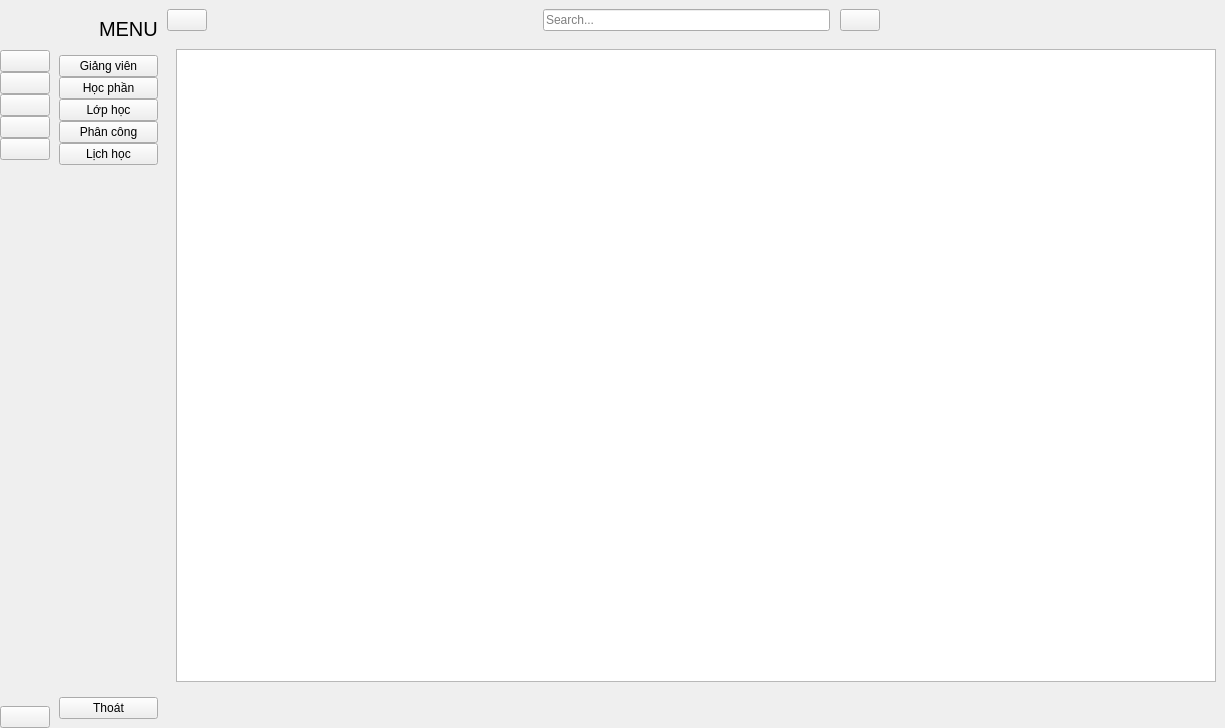
<?xml version="1.0" encoding="UTF-8"?>
<ui version="4.0">
 <class>MainWindow</class>
 <widget class="QMainWindow" name="MainWindow">
  <property name="geometry">
   <rect>
    <x>0</x>
    <y>0</y>
    <width>1225</width>
    <height>728</height>
   </rect>
  </property>
  <property name="windowTitle">
   <string>MainWindow</string>
  </property>
  <widget class="QWidget" name="centralwidget">
   <layout class="QGridLayout" name="gridLayout">
    <property name="leftMargin">
     <number>0</number>
    </property>
    <property name="topMargin">
     <number>0</number>
    </property>
    <property name="rightMargin">
     <number>0</number>
    </property>
    <property name="bottomMargin">
     <number>0</number>
    </property>
    <property name="spacing">
     <number>0</number>
    </property>
    <item row="0" column="0">
     <widget class="QWidget" name="icon_only_widget" native="true">
      <layout class="QVBoxLayout" name="verticalLayout_3">
       <property name="spacing">
        <number>0</number>
       </property>
       <property name="leftMargin">
        <number>0</number>
       </property>
       <property name="topMargin">
        <number>0</number>
       </property>
       <property name="rightMargin">
        <number>0</number>
       </property>
       <property name="bottomMargin">
        <number>0</number>
       </property>
       <item>
        <layout class="QHBoxLayout" name="horizontalLayout_3">
         <item>
          <widget class="QLabel" name="logo_label_1">
           <property name="minimumSize">
            <size>
             <width>50</width>
             <height>50</height>
            </size>
           </property>
           <property name="maximumSize">
            <size>
             <width>50</width>
             <height>50</height>
            </size>
           </property>
           <property name="text">
            <string/>
           </property>
           <property name="pixmap">
            <pixmap resource="../QLGV/nam/resual.qrc">:/icon/logo.jpg</pixmap>
           </property>
           <property name="scaledContents">
            <bool>true</bool>
           </property>
          </widget>
         </item>
        </layout>
       </item>
       <item>
        <layout class="QVBoxLayout" name="verticalLayout">
         <property name="spacing">
          <number>0</number>
         </property>
         <item>
          <widget class="QPushButton" name="giangvien_btn1">
           <property name="text">
            <string/>
           </property>
           <property name="icon">
            <iconset resource="../QLGV/nam/resual.qrc">
             <normaloff>:/icon/mu.png</normaloff>
             <normalon>:/icon/mu.png</normalon>:/icon/mu.png</iconset>
           </property>
           <property name="iconSize">
            <size>
             <width>20</width>
             <height>20</height>
            </size>
           </property>
           <property name="checkable">
            <bool>true</bool>
           </property>
           <property name="autoExclusive">
            <bool>true</bool>
           </property>
          </widget>
         </item>
         <item>
          <widget class="QPushButton" name="hocphan_btn1">
           <property name="text">
            <string/>
           </property>
           <property name="icon">
            <iconset resource="../QLGV/nam/resual.qrc">
             <normaloff>:/icon/laptop.png</normaloff>
             <normalon>:/icon/laptop.png</normalon>:/icon/laptop.png</iconset>
           </property>
           <property name="iconSize">
            <size>
             <width>20</width>
             <height>20</height>
            </size>
           </property>
           <property name="checkable">
            <bool>true</bool>
           </property>
           <property name="autoExclusive">
            <bool>true</bool>
           </property>
          </widget>
         </item>
         <item>
          <widget class="QPushButton" name="lophoc_btn1">
           <property name="text">
            <string/>
           </property>
           <property name="icon">
            <iconset resource="../QLGV/nam/resual.qrc">
             <normaloff>:/icon/phanconggiangday.png</normaloff>
             <normalon>:/icon/phanconggiangday.png</normalon>:/icon/phanconggiangday.png</iconset>
           </property>
           <property name="iconSize">
            <size>
             <width>20</width>
             <height>20</height>
            </size>
           </property>
           <property name="checkable">
            <bool>true</bool>
           </property>
           <property name="autoExclusive">
            <bool>true</bool>
           </property>
          </widget>
         </item>
         <item>
          <widget class="QPushButton" name="phancong_btn1">
           <property name="text">
            <string/>
           </property>
           <property name="icon">
            <iconset resource="../QLGV/nam/resual.qrc">
             <normaloff>:/icon/amduong.png</normaloff>
             <normalon>:/icon/amduong.png</normalon>:/icon/amduong.png</iconset>
           </property>
           <property name="iconSize">
            <size>
             <width>20</width>
             <height>20</height>
            </size>
           </property>
           <property name="checkable">
            <bool>true</bool>
           </property>
           <property name="autoExclusive">
            <bool>true</bool>
           </property>
          </widget>
         </item>
         <item>
          <widget class="QPushButton" name="lichhoc_btn1">
           <property name="text">
            <string/>
           </property>
           <property name="icon">
            <iconset resource="../QLGV/nam/resual.qrc">
             <normaloff>:/icon/lich.png</normaloff>
             <normalon>:/icon/lich.png</normalon>:/icon/lich.png</iconset>
           </property>
           <property name="iconSize">
            <size>
             <width>20</width>
             <height>20</height>
            </size>
           </property>
           <property name="checkable">
            <bool>true</bool>
           </property>
           <property name="autoExclusive">
            <bool>true</bool>
           </property>
          </widget>
         </item>
        </layout>
       </item>
       <item>
        <spacer name="verticalSpacer">
         <property name="orientation">
          <enum>Qt::Vertical</enum>
         </property>
         <property name="sizeHint" stdset="0">
          <size>
           <width>20</width>
           <height>375</height>
          </size>
         </property>
        </spacer>
       </item>
       <item>
        <widget class="QPushButton" name="exit_btn_1">
         <property name="text">
          <string/>
         </property>
         <property name="icon">
          <iconset resource="../QLGV/nam/resual.qrc">
           <normaloff>:/icon/exit.png</normaloff>
           <normalon>:/icon/exit.png</normalon>:/icon/exit.png</iconset>
         </property>
         <property name="iconSize">
          <size>
           <width>20</width>
           <height>20</height>
          </size>
         </property>
        </widget>
       </item>
      </layout>
     </widget>
    </item>
    <item row="0" column="1">
     <widget class="QWidget" name="full_menu_widget" native="true">
      <layout class="QVBoxLayout" name="verticalLayout_4">
       <item>
        <layout class="QHBoxLayout" name="horizontalLayout_2">
         <property name="spacing">
          <number>0</number>
         </property>
         <item>
          <widget class="QLabel" name="logo_label_2">
           <property name="minimumSize">
            <size>
             <width>40</width>
             <height>40</height>
            </size>
           </property>
           <property name="maximumSize">
            <size>
             <width>40</width>
             <height>40</height>
            </size>
           </property>
           <property name="text">
            <string/>
           </property>
           <property name="pixmap">
            <pixmap resource="../QLGV/nam/resual.qrc">:/icon/logo.jpg</pixmap>
           </property>
           <property name="scaledContents">
            <bool>true</bool>
           </property>
          </widget>
         </item>
         <item>
          <widget class="QLabel" name="logo_label_3">
           <property name="font">
            <font>
             <pointsize>15</pointsize>
            </font>
           </property>
           <property name="text">
            <string>MENU</string>
           </property>
          </widget>
         </item>
        </layout>
       </item>
       <item>
        <layout class="QVBoxLayout" name="verticalLayout_2">
         <property name="spacing">
          <number>0</number>
         </property>
         <item>
          <widget class="QPushButton" name="giangvien_btn2">
           <property name="text">
            <string>Giảng viên</string>
           </property>
           <property name="icon">
            <iconset>
             <normaloff>:/icon/icon/home-4-32.ico</normaloff>
             <normalon>:/icon/icon/home-4-48.ico</normalon>:/icon/icon/home-4-32.ico</iconset>
           </property>
           <property name="iconSize">
            <size>
             <width>14</width>
             <height>14</height>
            </size>
           </property>
           <property name="checkable">
            <bool>true</bool>
           </property>
           <property name="autoExclusive">
            <bool>true</bool>
           </property>
          </widget>
         </item>
         <item>
          <widget class="QPushButton" name="hocphan_btn2">
           <property name="text">
            <string>Học phần</string>
           </property>
           <property name="icon">
            <iconset>
             <normaloff>:/icon/icon/dashboard-5-32.ico</normaloff>
             <normalon>:/icon/icon/dashboard-5-48.ico</normalon>:/icon/icon/dashboard-5-32.ico</iconset>
           </property>
           <property name="iconSize">
            <size>
             <width>14</width>
             <height>14</height>
            </size>
           </property>
           <property name="checkable">
            <bool>true</bool>
           </property>
           <property name="autoExclusive">
            <bool>true</bool>
           </property>
          </widget>
         </item>
         <item>
          <widget class="QPushButton" name="lophoc_btn2">
           <property name="text">
            <string>Lớp học</string>
           </property>
           <property name="icon">
            <iconset>
             <normaloff>:/icon/icon/activity-feed-32.ico</normaloff>
             <normalon>:/icon/icon/activity-feed-48.ico</normalon>:/icon/icon/activity-feed-32.ico</iconset>
           </property>
           <property name="iconSize">
            <size>
             <width>14</width>
             <height>14</height>
            </size>
           </property>
           <property name="checkable">
            <bool>true</bool>
           </property>
           <property name="autoExclusive">
            <bool>true</bool>
           </property>
          </widget>
         </item>
         <item>
          <widget class="QPushButton" name="phancong_btn2">
           <property name="text">
            <string>Phân công</string>
           </property>
           <property name="icon">
            <iconset>
             <normaloff>:/icon/icon/product-32.ico</normaloff>
             <normalon>:/icon/icon/product-48.ico</normalon>:/icon/icon/product-32.ico</iconset>
           </property>
           <property name="iconSize">
            <size>
             <width>14</width>
             <height>14</height>
            </size>
           </property>
           <property name="checkable">
            <bool>true</bool>
           </property>
           <property name="autoExclusive">
            <bool>true</bool>
           </property>
          </widget>
         </item>
         <item>
          <widget class="QPushButton" name="lichhoc_btn2">
           <property name="text">
            <string>Lịch học</string>
           </property>
           <property name="icon">
            <iconset>
             <normaloff>:/icon/icon/group-32.ico</normaloff>
             <normalon>:/icon/icon/group-48.ico</normalon>:/icon/icon/group-32.ico</iconset>
           </property>
           <property name="iconSize">
            <size>
             <width>14</width>
             <height>14</height>
            </size>
           </property>
           <property name="checkable">
            <bool>true</bool>
           </property>
           <property name="autoExclusive">
            <bool>true</bool>
           </property>
          </widget>
         </item>
        </layout>
       </item>
       <item>
        <spacer name="verticalSpacer_2">
         <property name="orientation">
          <enum>Qt::Vertical</enum>
         </property>
         <property name="sizeHint" stdset="0">
          <size>
           <width>20</width>
           <height>373</height>
          </size>
         </property>
        </spacer>
       </item>
       <item>
        <widget class="QPushButton" name="exit_btn_2">
         <property name="text">
          <string>Thoát</string>
         </property>
         <property name="icon">
          <iconset resource="../QLGV/nam/resual.qrc">
           <normaloff>:/icon/exit.png</normaloff>
           <normalon>:/icon/exit.png</normalon>:/icon/exit.png</iconset>
         </property>
         <property name="iconSize">
          <size>
           <width>14</width>
           <height>14</height>
          </size>
         </property>
        </widget>
       </item>
      </layout>
     </widget>
    </item>
    <item row="0" column="2">
     <widget class="QWidget" name="widget_3" native="true">
      <layout class="QVBoxLayout" name="verticalLayout_5">
       <property name="spacing">
        <number>0</number>
       </property>
       <property name="leftMargin">
        <number>0</number>
       </property>
       <property name="topMargin">
        <number>0</number>
       </property>
       <property name="rightMargin">
        <number>0</number>
       </property>
       <property name="bottomMargin">
        <number>0</number>
       </property>
       <item>
        <widget class="QWidget" name="widget" native="true">
         <property name="minimumSize">
          <size>
           <width>0</width>
           <height>40</height>
          </size>
         </property>
         <layout class="QHBoxLayout" name="horizontalLayout_4">
          <property name="spacing">
           <number>0</number>
          </property>
          <property name="leftMargin">
           <number>0</number>
          </property>
          <property name="topMargin">
           <number>0</number>
          </property>
          <property name="rightMargin">
           <number>9</number>
          </property>
          <property name="bottomMargin">
           <number>0</number>
          </property>
          <item>
           <widget class="QPushButton" name="menu_btn">
            <property name="text">
             <string/>
            </property>
            <property name="icon">
             <iconset resource="../QLGV/nam/resual.qrc">
              <normaloff>:/icon/menu.png</normaloff>
              <normalon>:/icon/menu.png</normalon>:/icon/menu.png</iconset>
            </property>
            <property name="iconSize">
             <size>
              <width>14</width>
              <height>14</height>
             </size>
            </property>
            <property name="checkable">
             <bool>true</bool>
            </property>
           </widget>
          </item>
          <item>
           <spacer name="horizontalSpacer">
            <property name="orientation">
             <enum>Qt::Horizontal</enum>
            </property>
            <property name="sizeHint" stdset="0">
             <size>
              <width>236</width>
              <height>20</height>
             </size>
            </property>
           </spacer>
          </item>
          <item>
           <layout class="QHBoxLayout" name="horizontalLayout">
            <property name="spacing">
             <number>10</number>
            </property>
            <item>
             <widget class="QLineEdit" name="search_input">
              <property name="placeholderText">
               <string>Search...</string>
              </property>
             </widget>
            </item>
            <item>
             <widget class="QPushButton" name="search_btn">
              <property name="text">
               <string/>
              </property>
              <property name="icon">
               <iconset resource="../QLGV/nam/resual.qrc">
                <normaloff>:/icon/timkiem.png</normaloff>
                <normalon>:/icon/timkiem.png</normalon>:/icon/timkiem.png</iconset>
              </property>
             </widget>
            </item>
           </layout>
          </item>
          <item>
           <spacer name="horizontalSpacer_2">
            <property name="orientation">
             <enum>Qt::Horizontal</enum>
            </property>
            <property name="sizeHint" stdset="0">
             <size>
              <width>236</width>
              <height>20</height>
             </size>
            </property>
           </spacer>
          </item>
         </layout>
        </widget>
       </item>
       <item>
        <widget class="QStackedWidget" name="stackedWidget">
         <property name="currentIndex">
          <number>1</number>
         </property>
         <widget class="QWidget" name="home">
          <layout class="QGridLayout" name="gridLayout_2">
           <item row="0" column="0">
            <widget class="QLabel" name="label_4">
             <property name="font">
              <font>
               <pointsize>20</pointsize>
              </font>
             </property>
             <property name="text">
              <string>xin chào bạn </string>
             </property>
             <property name="alignment">
              <set>Qt::AlignCenter</set>
             </property>
            </widget>
           </item>
          </layout>
         </widget>
         <widget class="QWidget" name="hocphan">
          <layout class="QGridLayout" name="gridLayout_3">
           <item row="1" column="0">
            <widget class="QLabel" name="label_5">
             <property name="font">
              <font>
               <pointsize>20</pointsize>
              </font>
             </property>
             <property name="text">
              <string/>
             </property>
             <property name="alignment">
              <set>Qt::AlignCenter</set>
             </property>
            </widget>
           </item>
           <item row="0" column="0">
            <widget class="QTableView" name="tableView"/>
           </item>
          </layout>
         </widget>
         <widget class="QWidget" name="lophoc">
          <layout class="QGridLayout" name="gridLayout_4">
           <item row="0" column="0">
            <widget class="QLabel" name="label_6">
             <property name="font">
              <font>
               <pointsize>20</pointsize>
              </font>
             </property>
             <property name="text">
              <string>Orders Page</string>
             </property>
             <property name="alignment">
              <set>Qt::AlignCenter</set>
             </property>
            </widget>
           </item>
          </layout>
         </widget>
         <widget class="QWidget" name="phancong">
          <layout class="QGridLayout" name="gridLayout_5">
           <item row="0" column="0">
            <widget class="QLabel" name="label_7">
             <property name="font">
              <font>
               <pointsize>20</pointsize>
              </font>
             </property>
             <property name="text">
              <string>Product Page</string>
             </property>
             <property name="alignment">
              <set>Qt::AlignCenter</set>
             </property>
            </widget>
           </item>
          </layout>
         </widget>
         <widget class="QWidget" name="lichhoc">
          <layout class="QGridLayout" name="gridLayout_6">
           <item row="0" column="0">
            <widget class="QLabel" name="label_8">
             <property name="font">
              <font>
               <pointsize>20</pointsize>
              </font>
             </property>
             <property name="text">
              <string>Customers Page</string>
             </property>
             <property name="alignment">
              <set>Qt::AlignCenter</set>
             </property>
            </widget>
           </item>
          </layout>
         </widget>
         <widget class="QWidget" name="giangvien">
          <layout class="QGridLayout" name="gridLayout_7">
           <item row="0" column="0">
            <widget class="QStackedWidget" name="stackedWidget_2">
             <property name="currentIndex">
              <number>0</number>
             </property>
             <widget class="QWidget" name="page_8">
              <widget class="QTableWidget" name="tableWidget">
               <property name="geometry">
                <rect>
                 <x>0</x>
                 <y>0</y>
                 <width>1021</width>
                 <height>621</height>
                </rect>
               </property>
               <column>
                <property name="text">
                 <string>Tên</string>
                </property>
               </column>
               <column>
                <property name="text">
                 <string>Ngày sinh</string>
                </property>
               </column>
               <column>
                <property name="text">
                 <string>Địa chỉ </string>
                </property>
               </column>
               <column>
                <property name="text">
                 <string>Email</string>
                </property>
               </column>
               <column>
                <property name="text">
                 <string>Số điện thoại</string>
                </property>
               </column>
               <column>
                <property name="text">
                 <string>Chức vụ</string>
                </property>
               </column>
               <column>
                <property name="text">
                 <string>Bộ môn</string>
                </property>
               </column>
              </widget>
             </widget>
            </widget>
           </item>
           <item row="2" column="0">
            <widget class="QWidget" name="widget_2" native="true"/>
           </item>
           <item row="1" column="0">
            <widget class="QPushButton" name="btn_xuat">
             <property name="font">
              <font>
               <pointsize>11</pointsize>
              </font>
             </property>
             <property name="text">
              <string>Xuất file excel</string>
             </property>
            </widget>
           </item>
          </layout>
         </widget>
         <widget class="QWidget" name="page_7">
          <layout class="QGridLayout" name="gridLayout_8">
           <item row="0" column="0">
            <widget class="QLabel" name="label_10">
             <property name="font">
              <font>
               <pointsize>20</pointsize>
              </font>
             </property>
             <property name="text">
              <string>User Page</string>
             </property>
             <property name="alignment">
              <set>Qt::AlignCenter</set>
             </property>
            </widget>
           </item>
          </layout>
         </widget>
        </widget>
       </item>
      </layout>
     </widget>
    </item>
   </layout>
  </widget>
 </widget>
 <resources>
  <include location="../QLGV/nam/resual.qrc"/>
 </resources>
 <connections>
  <connection>
   <sender>menu_btn</sender>
   <signal>toggled(bool)</signal>
   <receiver>icon_only_widget</receiver>
   <slot>setVisible(bool)</slot>
   <hints>
    <hint type="sourcelabel">
     <x>197</x>
     <y>23</y>
    </hint>
    <hint type="destinationlabel">
     <x>50</x>
     <y>362</y>
    </hint>
   </hints>
  </connection>
  <connection>
   <sender>menu_btn</sender>
   <signal>toggled(bool)</signal>
   <receiver>full_menu_widget</receiver>
   <slot>setHidden(bool)</slot>
   <hints>
    <hint type="sourcelabel">
     <x>188</x>
     <y>25</y>
    </hint>
    <hint type="destinationlabel">
     <x>173</x>
     <y>257</y>
    </hint>
   </hints>
  </connection>
  <connection>
   <sender>giangvien_btn1</sender>
   <signal>toggled(bool)</signal>
   <receiver>giangvien_btn2</receiver>
   <slot>setChecked(bool)</slot>
   <hints>
    <hint type="sourcelabel">
     <x>27</x>
     <y>69</y>
    </hint>
    <hint type="destinationlabel">
     <x>72</x>
     <y>76</y>
    </hint>
   </hints>
  </connection>
  <connection>
   <sender>hocphan_btn1</sender>
   <signal>toggled(bool)</signal>
   <receiver>hocphan_btn2</receiver>
   <slot>setChecked(bool)</slot>
   <hints>
    <hint type="sourcelabel">
     <x>33</x>
     <y>100</y>
    </hint>
    <hint type="destinationlabel">
     <x>67</x>
     <y>99</y>
    </hint>
   </hints>
  </connection>
  <connection>
   <sender>lophoc_btn1</sender>
   <signal>toggled(bool)</signal>
   <receiver>lophoc_btn2</receiver>
   <slot>setChecked(bool)</slot>
   <hints>
    <hint type="sourcelabel">
     <x>33</x>
     <y>123</y>
    </hint>
    <hint type="destinationlabel">
     <x>69</x>
     <y>125</y>
    </hint>
   </hints>
  </connection>
  <connection>
   <sender>phancong_btn1</sender>
   <signal>toggled(bool)</signal>
   <receiver>phancong_btn2</receiver>
   <slot>setChecked(bool)</slot>
   <hints>
    <hint type="sourcelabel">
     <x>24</x>
     <y>148</y>
    </hint>
    <hint type="destinationlabel">
     <x>72</x>
     <y>148</y>
    </hint>
   </hints>
  </connection>
  <connection>
   <sender>lichhoc_btn1</sender>
   <signal>toggled(bool)</signal>
   <receiver>lichhoc_btn2</receiver>
   <slot>setChecked(bool)</slot>
   <hints>
    <hint type="sourcelabel">
     <x>33</x>
     <y>177</y>
    </hint>
    <hint type="destinationlabel">
     <x>67</x>
     <y>172</y>
    </hint>
   </hints>
  </connection>
  <connection>
   <sender>giangvien_btn2</sender>
   <signal>toggled(bool)</signal>
   <receiver>giangvien_btn1</receiver>
   <slot>setChecked(bool)</slot>
   <hints>
    <hint type="sourcelabel">
     <x>70</x>
     <y>63</y>
    </hint>
    <hint type="destinationlabel">
     <x>41</x>
     <y>60</y>
    </hint>
   </hints>
  </connection>
  <connection>
   <sender>hocphan_btn2</sender>
   <signal>toggled(bool)</signal>
   <receiver>hocphan_btn1</receiver>
   <slot>setChecked(bool)</slot>
   <hints>
    <hint type="sourcelabel">
     <x>160</x>
     <y>99</y>
    </hint>
    <hint type="destinationlabel">
     <x>26</x>
     <y>90</y>
    </hint>
   </hints>
  </connection>
  <connection>
   <sender>lophoc_btn2</sender>
   <signal>toggled(bool)</signal>
   <receiver>lophoc_btn1</receiver>
   <slot>setChecked(bool)</slot>
   <hints>
    <hint type="sourcelabel">
     <x>143</x>
     <y>112</y>
    </hint>
    <hint type="destinationlabel">
     <x>39</x>
     <y>114</y>
    </hint>
   </hints>
  </connection>
  <connection>
   <sender>phancong_btn2</sender>
   <signal>toggled(bool)</signal>
   <receiver>phancong_btn1</receiver>
   <slot>setChecked(bool)</slot>
   <hints>
    <hint type="sourcelabel">
     <x>162</x>
     <y>142</y>
    </hint>
    <hint type="destinationlabel">
     <x>43</x>
     <y>144</y>
    </hint>
   </hints>
  </connection>
  <connection>
   <sender>lichhoc_btn2</sender>
   <signal>toggled(bool)</signal>
   <receiver>lichhoc_btn1</receiver>
   <slot>setChecked(bool)</slot>
   <hints>
    <hint type="sourcelabel">
     <x>162</x>
     <y>163</y>
    </hint>
    <hint type="destinationlabel">
     <x>39</x>
     <y>184</y>
    </hint>
   </hints>
  </connection>
  <connection>
   <sender>exit_btn_2</sender>
   <signal>clicked()</signal>
   <receiver>MainWindow</receiver>
   <slot>close()</slot>
   <hints>
    <hint type="sourcelabel">
     <x>126</x>
     <y>584</y>
    </hint>
    <hint type="destinationlabel">
     <x>284</x>
     <y>606</y>
    </hint>
   </hints>
  </connection>
  <connection>
   <sender>exit_btn_1</sender>
   <signal>clicked()</signal>
   <receiver>MainWindow</receiver>
   <slot>close()</slot>
   <hints>
    <hint type="sourcelabel">
     <x>34</x>
     <y>592</y>
    </hint>
    <hint type="destinationlabel">
     <x>47</x>
     <y>626</y>
    </hint>
   </hints>
  </connection>
 </connections>
</ui>
